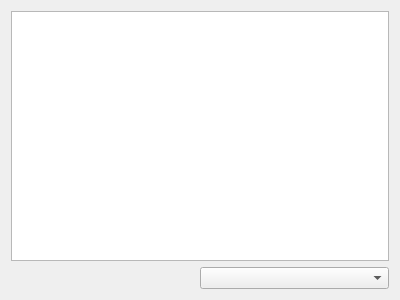
<?xml version="1.0" encoding="UTF-8"?>
<ui version="4.0">
 <class>Form</class>
 <widget class="QWidget" name="Form">
  <property name="geometry">
   <rect>
    <x>0</x>
    <y>0</y>
    <width>400</width>
    <height>300</height>
   </rect>
  </property>
  <property name="sizePolicy">
   <sizepolicy hsizetype="Fixed" vsizetype="Fixed">
    <horstretch>0</horstretch>
    <verstretch>0</verstretch>
   </sizepolicy>
  </property>
  <property name="windowTitle">
   <string>Результаты</string>
  </property>
  <layout class="QHBoxLayout" name="horizontalLayout_2">
   <item>
    <layout class="QVBoxLayout" name="verticalLayout">
     <item>
      <widget class="QTableWidget" name="tableWidget">
       <property name="editTriggers">
        <set>QAbstractItemView::NoEditTriggers</set>
       </property>
       <property name="selectionMode">
        <enum>QAbstractItemView::NoSelection</enum>
       </property>
      </widget>
     </item>
     <item>
      <layout class="QHBoxLayout" name="horizontalLayout">
       <item>
        <spacer name="horizontalSpacer">
         <property name="orientation">
          <enum>Qt::Horizontal</enum>
         </property>
         <property name="sizeHint" stdset="0">
          <size>
           <width>40</width>
           <height>20</height>
          </size>
         </property>
        </spacer>
       </item>
       <item>
        <widget class="QComboBox" name="levelChooseBox">
         <property name="sizePolicy">
          <sizepolicy hsizetype="Expanding" vsizetype="Fixed">
           <horstretch>0</horstretch>
           <verstretch>0</verstretch>
          </sizepolicy>
         </property>
        </widget>
       </item>
      </layout>
     </item>
    </layout>
   </item>
  </layout>
 </widget>
 <resources/>
 <connections/>
</ui>
